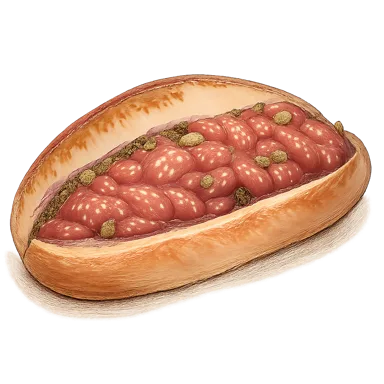
#> input picture img/products/americain.webp, 384 x 384 px; its folder holds 2 pictures in this run
$ python normaliser-icones.py ../img/products
#> lines starting #> are read from the running program, lines starting #| are printed output that depends on the picture; after the words box and inside, x2 and y2 are one past the last pixel; in counts of white or black regions, pixels touching at a corner belong together
"""Ramène un jeu d'icônes à une emprise visuelle homogène.

    uv run --with pillow python scripts/normaliser-icones.py img/icons

Deux corrections, qui répondent à deux défauts distincts du rendu brut :

1. Le recadrage se fait sur un seuil d'opacité, pas sur `getbbox()`. Les images
   générées portent un halo de pixels presque transparents ; `getbbox()` les
   compte, si bien que la boîte trouvée déborde le dessin réellement visible et
   que le centrage part de travers.

2. La mise à l'échelle vise une AIRE constante, non le plus grand côté. Une
   miche large et plate et un gobelet haut et étroit ont beau tenir tous deux
   dans le même carré, celui qui n'en remplit qu'une bande paraît deux fois
   plus petit. Égaliser l'aire égalise ce que l'œil perçoit.
"""

import pathlib
import sys

from PIL import Image

COTE = 256          # côté de la toile finale, en pixels
SEUIL_ALPHA = 24    # en deçà, le pixel est considéré comme du vide
AIRE_CIBLE = 0.62   # part de la toile que doit occuper l'aire du dessin
BORD_MAX = 0.94     # jamais plus de 94 % d'un côté, pour garder une marge


def cadre_visible(im: Image.Image):
    """Boîte du dessin réellement visible, halo transparent exclu."""
    alpha = im.getchannel("A").point(lambda v: 255 if v >= SEUIL_ALPHA else 0)
    return alpha.getbbox()


def normaliser(chemin: pathlib.Path) -> str:
    im = Image.open(chemin).convert("RGBA")
#> im is the input picture: PIL image 384x384 RGBA; mean R, G, B, A 97.6, 66.7, 50.1, 113.3
    boite = cadre_visible(im)
#> in cadre_visible, `alpha = im.getchannel("A").point(lambda v: 255 if v >= SEUIL_ALPHA els..`:
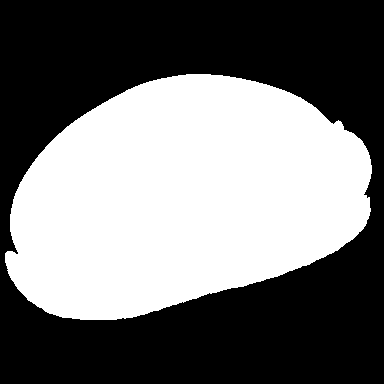
#> alpha: PIL image 384x384 L; 45.3% white; 1 white region, box (x1, y1, x2, y2) and area: (5, 74, 372, 320) 66784
#> boite = (5, 74, 372, 320)
    if boite is None:
        return f"  ! {chemin.stem} : aucun pixel visible"

    avant_l = (boite[2] - boite[0]) / im.width
#> avant_l = 0.956
    avant_h = (boite[3] - boite[1]) / im.height
#> avant_h = 0.641

    dessin = im.crop(boite)
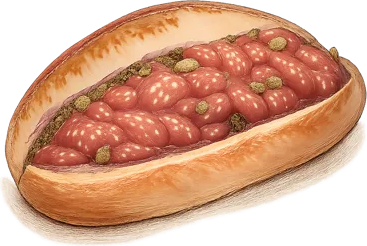
#> dessin: PIL image 367x246 RGBA; mean R, G, B, A 157.1, 106.8, 79.7, 185.1; transparent parts drawn white
    l, h = dessin.size
#> l = 367; h = 246

    # Facteur qui amène l'aire du dessin à la part visée de la toile…
    facteur = ((AIRE_CIBLE * COTE * COTE) / (l * h)) ** 0.5
#> facteur = 0.671
    # …puis bridé pour qu'aucun côté ne dépasse la marge autorisée.
    facteur = min(facteur, BORD_MAX * COTE / l, BORD_MAX * COTE / h)
#> facteur = 0.656

    dessin = dessin.resize(
        (max(1, round(l * facteur)), max(1, round(h * facteur))), Image.LANCZOS
    )
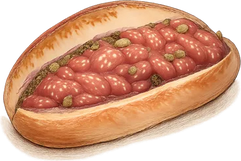
#> dessin: PIL image 241x161 RGBA; mean R, G, B, A 152.5, 102.1, 74.9, 185.1; transparent parts drawn white

    toile = Image.new("RGBA", (COTE, COTE), (0, 0, 0, 0))
#> toile: PIL image 256x256 RGBA; every value is 0
    toile.paste(
        dessin,
        ((COTE - dessin.width) // 2, (COTE - dessin.height) // 2),
        dessin,
    )
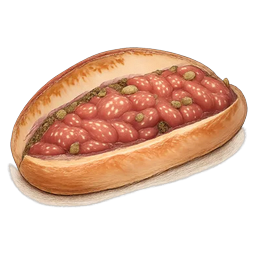
#> toile: PIL image 256x256 RGBA; mean R, G, B, A 86.6, 57.3, 41.8, 108.5; transparent parts drawn white

    if chemin.suffix.lower() == ".webp":
        toile.save(chemin, "WEBP", quality=92, lossless=False)
    else:
        toile.save(chemin)

    apres_l = dessin.width / COTE
#> apres_l = 0.941
    apres_h = dessin.height / COTE
#> apres_h = 0.629
    return (
        f"  {chemin.stem:<12} "
        f"{avant_l:>4.0%}×{avant_h:<4.0%} → {apres_l:>4.0%}×{apres_h:<4.0%}"
    )


def main() -> int:
    if len(sys.argv) < 2:
        print(__doc__)
        return 1

    dossier = pathlib.Path(sys.argv[1])
    fichiers = sorted(
        f for f in dossier.iterdir() if f.suffix.lower() in {".png", ".webp"}
    )
    if not fichiers:
        print(f"Aucune icône dans {dossier}")
        return 1

    for f in fichiers:
        print(normaliser(f))
#> pass 2 of the loop in main, `for f in fichiers:`:
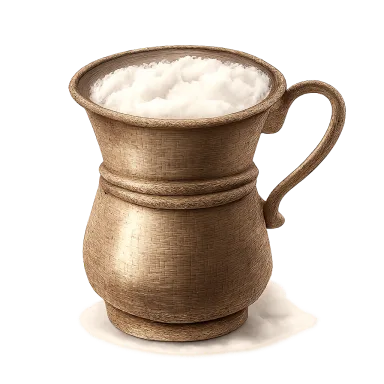
#> input picture img/products/ayran.webp, 384 x 384 px
#> in normaliser, im is the input picture: PIL image 384x384 RGBA; mean R, G, B, A 72.6, 62.1, 52.5, 101.7
#> in cadre_visible (call 2), `alpha = im.getchannel("A").point(lambda v: 255 if v >= SEUIL_ALPHA els..`:
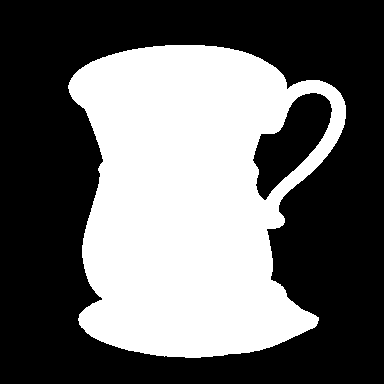
#> alpha: PIL image 384x384 L; 40.6% white; 1 white region, box (x1, y1, x2, y2) and area: (68, 45, 346, 358) 59912
#> boite = (68, 45, 346, 358)
#> avant_l = 0.724
#> avant_h = 0.815
#> in normaliser (call 2), `toile.paste( dessin, ((COTE - dessin.width) // 2, (COTE - dessin.heigh..`:
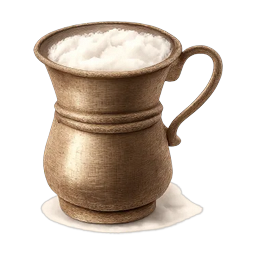
#> toile: PIL image 256x256 RGBA; mean R, G, B, A 66.4, 55.8, 46.2, 105.8; transparent parts drawn white
    return 0


if __name__ == "__main__":
    raise SystemExit(main())
#> (the program exits here)
